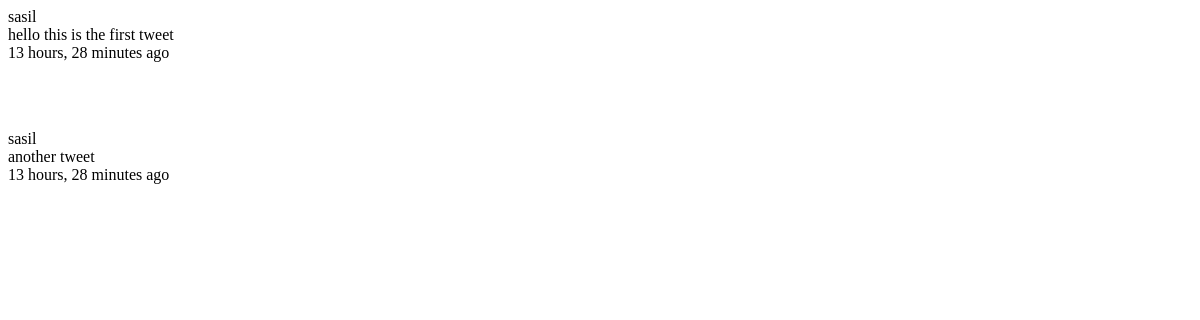
The app's page /tweet/, older data.
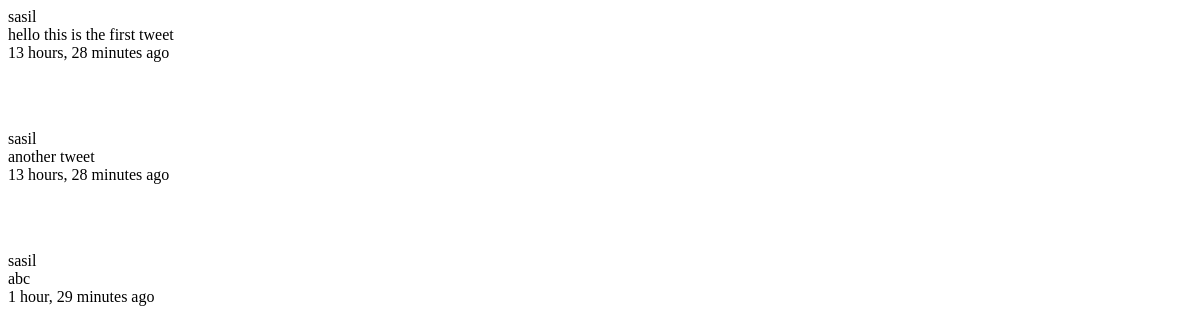
The same page, newer data.
### tweets/models.py (models this page shows, shortened)
class Tweet(models.Model):
  user = models.ForeignKey(settings.AUTH_USER_MODEL )
  content = models.CharField(max_length=140, validators=[validate_content])
  updated = models.DateTimeField(auto_now=True)
  timestamp = models.DateTimeField(auto_now_add=True)

### tweets/views.py (the view)
class TweetListView(ListView):
    queryset = Tweet.objects.all()
    def get_context_data(self, *args, **kwargs):
      context = super(TweetListView, self).get_context_data(*args, **kwargs)
      return context

### tweets/templates/tweets/tweet_list.html
{% for object in object_list %}
  <p>{{ object.user }} <br>
  {{ object.content }} <br>
  {{ object.timestamp|timesince }} ago <p> <br> <br>
{% empty %}
<p> No tweets yet </p>
{% endfor %}

Row changes from the older to the newer data that the page shows:
added Tweet: user "sasil", content "abc", timestamp "1 hour, 29 minutes"
